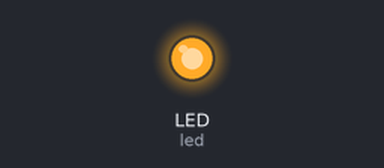
A program run on a simulated CircuitPython board. Parts: output pins drawn as LEDs (lit = HIGH).

Above: at 0.1 s.
At 3.1 s:
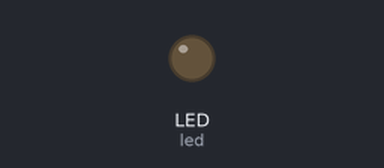
Timing chart, 0 to 4.6 s (numbered marks = the images above):
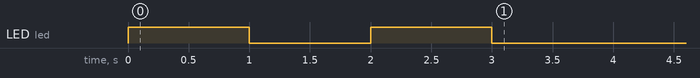

The program:

Usecase1LED.py
```python
# Usecase 1
import board
import digitalio
import time

led = digitalio.DigitalInOut(board.LED)

def setup():
    led.direction = digitalio.Direction.OUTPUT
    led.value = True
    time.sleep(1)
    led.value = False
    time.sleep(1)
    led.value = True
    time.sleep(1)
    led.value = False

def loop():
    pass

setup()
while True:
    loop()
```
